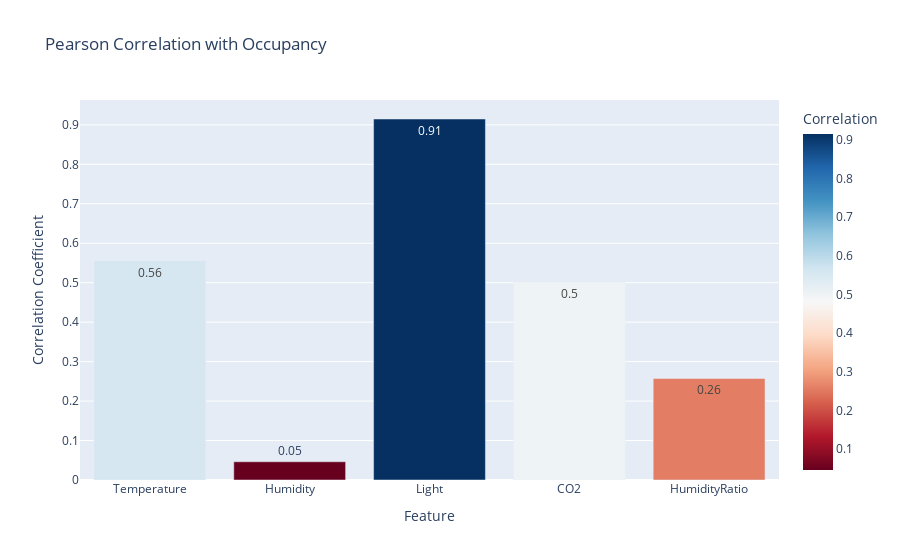

Notebook cell for this chart:
### Markdown cell above
###  Environmental Variables vs. Occupancy (Pearson correlation)

### Code cell
# Select only numeric columns
numeric_df = df[['Temperature', 'Humidity', 'Light', 'CO2', 'HumidityRatio', 'Occupancy']]

# Calculate Pearson correlation matrix
pearson_corr = numeric_df.corr(method='pearson')

# Correlation with Occupancy 
occupancy_corr = pearson_corr['Occupancy'].drop('Occupancy').reset_index()
occupancy_corr.columns = ['Feature', 'correlation']

# Bar plot using Plotly
fig = px.bar(
    occupancy_corr,
    x='Feature',
    y='correlation',
    color='correlation',
    color_continuous_scale='RdBu',
    title='Pearson Correlation with Occupancy',
    text=occupancy_corr['correlation'].round(2)
)
fig.update_layout(yaxis_title='Correlation Coefficient', coloraxis_colorbar=dict(title='Correlation'))
fig.show()

### Figure 1 — Plotly figure (JSON) as saved in the notebook; plotly's stock layout.template omitted (floating-point values rounded to 4 significant figures)
{"data": [{"hovertemplate": "Feature=%{x}<br>correlation=%{marker.color}<br>text=%{text}<extra></extra>", "legendgroup": "", "marker": {"color": [0.5556, 0.04624, 0.9148, 0.5016, 0.2573], "coloraxis": "coloraxis", "pattern": {"shape": ""}}, "name": "", "orientation": "v", "showlegend": false, "text": [0.56, 0.05, 0.91, 0.5, 0.26], "textposition": "auto", "type": "bar", "x": ["Temperature", "Humidity", "Light", "CO2", "HumidityRatio"], "xaxis": "x", "y": [0.5556, 0.04624, 0.9148, 0.5016, 0.2573], "yaxis": "y"}], "layout": {"barmode": "relative", "coloraxis": {"colorbar": {"title": {"text": "Correlation"}}, "colorscale": [[0, "rgb(103,0,31)"], [0.1, "rgb(178,24,43)"], [0.2, "rgb(214,96,77)"], [0.3, "rgb(244,165,130)"], [0.4, "rgb(253,219,199)"], [0.5, "rgb(247,247,247)"], [0.6, "rgb(209,229,240)"], [0.7, "rgb(146,197,222)"], [0.8, "rgb(67,147,195)"], [0.9, "rgb(33,102,172)"], [1, "rgb(5,48,97)"]]}, "legend": {"tracegroupgap": 0}, "title": {"text": "Pearson Correlation with Occupancy"}, "xaxis": {"anchor": "y", "domain": [0, 1], "title": {"text": "Feature"}}, "yaxis": {"anchor": "x", "domain": [0, 1], "title": {"text": "Correlation Coefficient"}}}}
